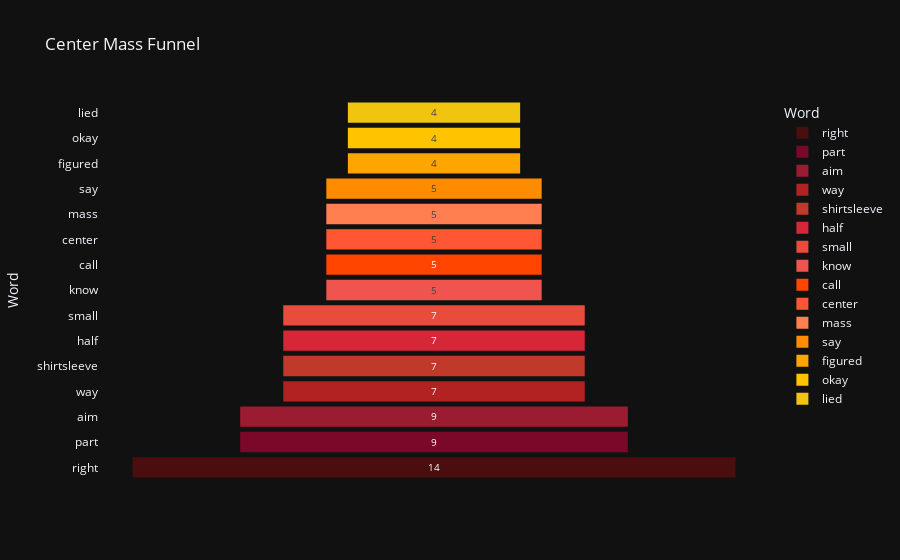

Source (notebook cell):
### Markdown cell above
### Center Mass Funnel Chart

### Code cell
df_counts = pd.DataFrame(counts.most_common(15), columns=['Word', 'Count'])

fig = px.funnel(df_counts, x='Count', y='Word',
                title='Center Mass Funnel',
                color = 'Word',
                color_discrete_sequence=warm_colors)
fig.show()

### Figure 1 — Plotly figure (JSON) as saved in the notebook; plotly's stock layout.template omitted (floating-point values rounded to 4 significant figures)
{"data": [{"hovertemplate": "Word=%{y}<br>Count=%{x}<extra></extra>", "legendgroup": "right", "marker": {"color": "#4A0E0E"}, "name": "right", "orientation": "h", "showlegend": true, "x": [14], "xaxis": "x", "y": ["right"], "yaxis": "y", "type": "funnel"}, {"hovertemplate": "Word=%{y}<br>Count=%{x}<extra></extra>", "legendgroup": "part", "marker": {"color": "#7B0828"}, "name": "part", "orientation": "h", "showlegend": true, "x": [9], "xaxis": "x", "y": ["part"], "yaxis": "y", "type": "funnel"}, {"hovertemplate": "Word=%{y}<br>Count=%{x}<extra></extra>", "legendgroup": "aim", "marker": {"color": "#9B1B30"}, "name": "aim", "orientation": "h", "showlegend": true, "x": [9], "xaxis": "x", "y": ["aim"], "yaxis": "y", "type": "funnel"}, {"hovertemplate": "Word=%{y}<br>Count=%{x}<extra></extra>", "legendgroup": "way", "marker": {"color": "#B22222"}, "name": "way", "orientation": "h", "showlegend": true, "x": [7], "xaxis": "x", "y": ["way"], "yaxis": "y", "type": "funnel"}, {"hovertemplate": "Word=%{y}<br>Count=%{x}<extra></extra>", "legendgroup": "shirtsleeve", "marker": {"color": "#C0392B"}, "name": "shirtsleeve", "orientation": "h", "showlegend": true, "x": [7], "xaxis": "x", "y": ["shirtsleeve"], "yaxis": "y", "type": "funnel"}, {"hovertemplate": "Word=%{y}<br>Count=%{x}<extra></extra>", "legendgroup": "half", "marker": {"color": "#D72638"}, "name": "half", "orientation": "h", "showlegend": true, "x": [7], "xaxis": "x", "y": ["half"], "yaxis": "y", "type": "funnel"}, {"hovertemplate": "Word=%{y}<br>Count=%{x}<extra></extra>", "legendgroup": "small", "marker": {"color": "#E74C3C"}, "name": "small", "orientation": "h", "showlegend": true, "x": [7], "xaxis": "x", "y": ["small"], "yaxis": "y", "type": "funnel"}, {"hovertemplate": "Word=%{y}<br>Count=%{x}<extra></extra>", "legendgroup": "know", "marker": {"color": "#F0544F"}, "name": "know", "orientation": "h", "showlegend": true, "x": [5], "xaxis": "x", "y": ["know"], "yaxis": "y", "type": "funnel"}, {"hovertemplate": "Word=%{y}<br>Count=%{x}<extra></extra>", "legendgroup": "call", "marker": {"color": "#FF4500"}, "name": "call", "orientation": "h", "showlegend": true, "x": [5], "xaxis": "x", "y": ["call"], "yaxis": "y", "type": "funnel"}, {"hovertemplate": "Word=%{y}<br>Count=%{x}<extra></extra>", "legendgroup": "center", "marker": {"color": "#FF5733"}, "name": "center", "orientation": "h", "showlegend": true, "x": [5], "xaxis": "x", "y": ["center"], "yaxis": "y", "type": "funnel"}, {"hovertemplate": "Word=%{y}<br>Count=%{x}<extra></extra>", "legendgroup": "mass", "marker": {"color": "#FF7F50"}, "name": "mass", "orientation": "h", "showlegend": true, "x": [5], "xaxis": "x", "y": ["mass"], "yaxis": "y", "type": "funnel"}, {"hovertemplate": "Word=%{y}<br>Count=%{x}<extra></extra>", "legendgroup": "say", "marker": {"color": "#FF8C00"}, "name": "say", "orientation": "h", "showlegend": true, "x": [5], "xaxis": "x", "y": ["say"], "yaxis": "y", "type": "funnel"}, {"hovertemplate": "Word=%{y}<br>Count=%{x}<extra></extra>", "legendgroup": "figured", "marker": {"color": "#FFA500"}, "name": "figured", "orientation": "h", "showlegend": true, "x": [4], "xaxis": "x", "y": ["figured"], "yaxis": "y", "type": "funnel"}, {"hovertemplate": "Word=%{y}<br>Count=%{x}<extra></extra>", "legendgroup": "okay", "marker": {"color": "#FFC300"}, "name": "okay", "orientation": "h", "showlegend": true, "x": [4], "xaxis": "x", "y": ["okay"], "yaxis": "y", "type": "funnel"}, {"hovertemplate": "Word=%{y}<br>Count=%{x}<extra></extra>", "legendgroup": "lied", "marker": {"color": "#F1C40F"}, "name": "lied", "orientation": "h", "showlegend": true, "x": [4], "xaxis": "x", "y": ["lied"], "yaxis": "y", "type": "funnel"}], "layout": {"xaxis": {"anchor": "y", "domain": [0.0, 1.0], "title": {"text": "Count"}}, "yaxis": {"anchor": "x", "domain": [0.0, 1.0], "title": {"text": "Word"}, "categoryorder": "array", "categoryarray": ["lied", "okay", "figured", "say", "mass", "center", "call", "know", "small", "half", "shirtsleeve", "way", "aim", "part", "right"]}, "legend": {"title": {"text": "Word"}, "tracegroupgap": 0}, "title": {"text": "Center Mass Funnel"}}}
